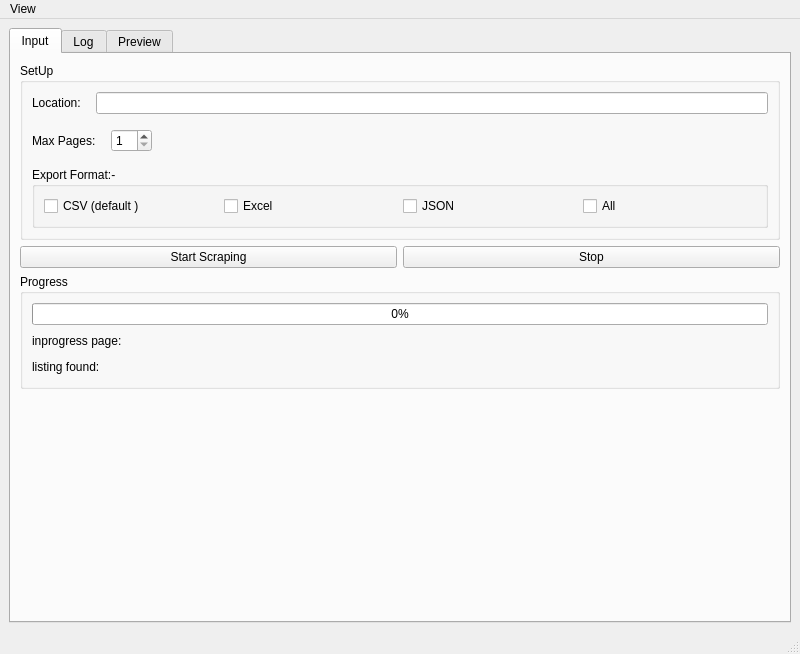
<?xml version="1.0" encoding="UTF-8"?>
<ui version="4.0">
 <class>MainWindow</class>
 <widget class="QMainWindow" name="MainWindow">
  <property name="geometry">
   <rect>
    <x>0</x>
    <y>0</y>
    <width>800</width>
    <height>654</height>
   </rect>
  </property>
  <property name="windowTitle">
   <string>MainWindow</string>
  </property>
  <property name="styleSheet">
   <string notr="true"/>
  </property>
  <widget class="QWidget" name="centralwidget">
   <layout class="QGridLayout" name="gridLayout">
    <item row="0" column="0">
     <widget class="QTabWidget" name="tapwidget">
      <property name="tabPosition">
       <enum>QTabWidget::TabPosition::North</enum>
      </property>
      <property name="currentIndex">
       <number>0</number>
      </property>
      <property name="elideMode">
       <enum>Qt::TextElideMode::ElideNone</enum>
      </property>
      <property name="documentMode">
       <bool>false</bool>
      </property>
      <property name="tabsClosable">
       <bool>false</bool>
      </property>
      <property name="movable">
       <bool>false</bool>
      </property>
      <property name="tabBarAutoHide">
       <bool>false</bool>
      </property>
      <widget class="QWidget" name="input">
       <attribute name="title">
        <string>Input</string>
       </attribute>
       <layout class="QVBoxLayout" name="verticalLayout_2">
        <item>
         <widget class="QGroupBox" name="setup_group">
          <property name="sizePolicy">
           <sizepolicy hsizetype="Preferred" vsizetype="Fixed">
            <horstretch>0</horstretch>
            <verstretch>0</verstretch>
           </sizepolicy>
          </property>
          <property name="font">
           <font>
            <bold>false</bold>
           </font>
          </property>
          <property name="title">
           <string>SetUp</string>
          </property>
          <property name="flat">
           <bool>false</bool>
          </property>
          <property name="checkable">
           <bool>false</bool>
          </property>
          <layout class="QVBoxLayout" name="verticalLayout">
           <property name="spacing">
            <number>15</number>
           </property>
           <item>
            <layout class="QHBoxLayout" name="horizontalLayout_3">
             <item>
              <widget class="QLabel" name="label_3">
               <property name="text">
                <string>Location:</string>
               </property>
              </widget>
             </item>
             <item>
              <widget class="QLineEdit" name="location_input">
               <property name="placeholderText">
                <string/>
               </property>
              </widget>
             </item>
            </layout>
           </item>
           <item>
            <layout class="QHBoxLayout" name="horizontalLayout_2">
             <item>
              <widget class="QLabel" name="label_2">
               <property name="text">
                <string>Max Pages:</string>
               </property>
              </widget>
             </item>
             <item>
              <widget class="QSpinBox" name="max_pages">
               <property name="minimum">
                <number>1</number>
               </property>
               <property name="stepType">
                <enum>QAbstractSpinBox::StepType::DefaultStepType</enum>
               </property>
              </widget>
             </item>
             <item>
              <spacer name="horizontalSpacer">
               <property name="orientation">
                <enum>Qt::Orientation::Horizontal</enum>
               </property>
               <property name="sizeHint" stdset="0">
                <size>
                 <width>40</width>
                 <height>20</height>
                </size>
               </property>
              </spacer>
             </item>
            </layout>
           </item>
           <item>
            <widget class="QGroupBox" name="export_group">
             <property name="title">
              <string>Export Format:-</string>
             </property>
             <layout class="QHBoxLayout" name="horizontalLayout">
              <item>
               <widget class="QCheckBox" name="csv_checkBox">
                <property name="text">
                 <string>CSV (default )</string>
                </property>
               </widget>
              </item>
              <item>
               <widget class="QCheckBox" name="Excel_checkBox">
                <property name="text">
                 <string>Excel</string>
                </property>
               </widget>
              </item>
              <item>
               <widget class="QCheckBox" name="json_checkBox">
                <property name="text">
                 <string>JSON</string>
                </property>
               </widget>
              </item>
              <item>
               <widget class="QCheckBox" name="all_checkbox">
                <property name="text">
                 <string>All</string>
                </property>
               </widget>
              </item>
             </layout>
            </widget>
           </item>
          </layout>
         </widget>
        </item>
        <item>
         <layout class="QHBoxLayout" name="horizontalLayout_6">
          <item>
           <widget class="QPushButton" name="start_button">
            <property name="sizePolicy">
             <sizepolicy hsizetype="Minimum" vsizetype="Fixed">
              <horstretch>0</horstretch>
              <verstretch>0</verstretch>
             </sizepolicy>
            </property>
            <property name="text">
             <string>Start Scraping</string>
            </property>
           </widget>
          </item>
          <item>
           <widget class="QPushButton" name="stop_button">
            <property name="text">
             <string>Stop</string>
            </property>
           </widget>
          </item>
         </layout>
        </item>
        <item>
         <widget class="QGroupBox" name="progress_group">
          <property name="sizePolicy">
           <sizepolicy hsizetype="Preferred" vsizetype="Fixed">
            <horstretch>0</horstretch>
            <verstretch>0</verstretch>
           </sizepolicy>
          </property>
          <property name="title">
           <string>Progress</string>
          </property>
          <layout class="QVBoxLayout" name="verticalLayout_3">
           <item>
            <widget class="QProgressBar" name="progressBar">
             <property name="value">
              <number>0</number>
             </property>
             <property name="textVisible">
              <bool>true</bool>
             </property>
             <property name="orientation">
              <enum>Qt::Orientation::Horizontal</enum>
             </property>
             <property name="invertedAppearance">
              <bool>false</bool>
             </property>
            </widget>
           </item>
           <item>
            <layout class="QHBoxLayout" name="horizontalLayout_4">
             <item>
              <widget class="QLabel" name="label_4">
               <property name="text">
                <string>inprogress page:</string>
               </property>
              </widget>
             </item>
             <item>
              <widget class="QLabel" name="progress_page_label">
               <property name="text">
                <string/>
               </property>
              </widget>
             </item>
             <item>
              <spacer name="horizontalSpacer_3">
               <property name="orientation">
                <enum>Qt::Orientation::Horizontal</enum>
               </property>
               <property name="sizeHint" stdset="0">
                <size>
                 <width>40</width>
                 <height>20</height>
                </size>
               </property>
              </spacer>
             </item>
            </layout>
           </item>
           <item>
            <layout class="QHBoxLayout" name="horizontalLayout_5">
             <item>
              <widget class="QLabel" name="label_5">
               <property name="text">
                <string>listing found:</string>
               </property>
              </widget>
             </item>
             <item>
              <widget class="QLabel" name="listing_found">
               <property name="text">
                <string/>
               </property>
              </widget>
             </item>
             <item>
              <spacer name="horizontalSpacer_2">
               <property name="orientation">
                <enum>Qt::Orientation::Horizontal</enum>
               </property>
               <property name="sizeHint" stdset="0">
                <size>
                 <width>40</width>
                 <height>20</height>
                </size>
               </property>
              </spacer>
             </item>
            </layout>
           </item>
          </layout>
         </widget>
        </item>
        <item>
         <spacer name="verticalSpacer">
          <property name="orientation">
           <enum>Qt::Orientation::Vertical</enum>
          </property>
          <property name="sizeHint" stdset="0">
           <size>
            <width>20</width>
            <height>40</height>
           </size>
          </property>
         </spacer>
        </item>
       </layout>
      </widget>
      <widget class="QWidget" name="log">
       <attribute name="title">
        <string>Log</string>
       </attribute>
       <layout class="QGridLayout" name="gridLayout_2">
        <item row="0" column="0">
         <widget class="QTextEdit" name="log_text">
          <property name="html">
           <string>&lt;!DOCTYPE HTML PUBLIC &quot;-//W3C//DTD HTML 4.0//EN&quot; &quot;http://www.w3.org/TR/REC-html40/strict.dtd&quot;&gt;
&lt;html&gt;&lt;head&gt;&lt;meta name=&quot;qrichtext&quot; content=&quot;1&quot; /&gt;&lt;meta charset=&quot;utf-8&quot; /&gt;&lt;style type=&quot;text/css&quot;&gt;
p, li { white-space: pre-wrap; }
hr { height: 1px; border-width: 0; }
li.unchecked::marker { content: &quot;\2610&quot;; }
li.checked::marker { content: &quot;\2612&quot;; }
&lt;/style&gt;&lt;/head&gt;&lt;body style=&quot; font-family:'Segoe UI'; font-size:9pt; font-weight:400; font-style:normal;&quot;&gt;
&lt;p style=&quot;-qt-paragraph-type:empty; margin-top:0px; margin-bottom:0px; margin-left:0px; margin-right:0px; -qt-block-indent:0; text-indent:0px;&quot;&gt;&lt;br /&gt;&lt;/p&gt;&lt;/body&gt;&lt;/html&gt;</string>
          </property>
         </widget>
        </item>
       </layout>
      </widget>
      <widget class="QWidget" name="preview">
       <attribute name="title">
        <string>Preview</string>
       </attribute>
       <layout class="QGridLayout" name="gridLayout_3">
        <item row="0" column="0">
         <widget class="QTableWidget" name="preview_table">
          <column>
           <property name="text">
            <string>Adress</string>
           </property>
          </column>
          <column>
           <property name="text">
            <string>Building Name</string>
           </property>
          </column>
          <column>
           <property name="text">
            <string>Status</string>
           </property>
          </column>
          <column>
           <property name="text">
            <string>AvailabilityCount</string>
           </property>
          </column>
          <column>
           <property name="text">
            <string>Unites</string>
           </property>
          </column>
          <column>
           <property name="text">
            <string>Zipcode</string>
           </property>
          </column>
          <column>
           <property name="text">
            <string>Detail_url</string>
           </property>
          </column>
          <column>
           <property name="text">
            <string>Features</string>
           </property>
          </column>
         </widget>
        </item>
       </layout>
      </widget>
     </widget>
    </item>
   </layout>
  </widget>
  <widget class="QMenuBar" name="menubar">
   <property name="geometry">
    <rect>
     <x>0</x>
     <y>0</y>
     <width>800</width>
     <height>22</height>
    </rect>
   </property>
   <widget class="QMenu" name="menuSettings">
    <property name="title">
     <string>View</string>
    </property>
    <addaction name="dark_mode"/>
   </widget>
   <addaction name="menuSettings"/>
  </widget>
  <widget class="QStatusBar" name="statusbar"/>
  <action name="actionLight_Mode">
   <property name="text">
    <string>Light Mode</string>
   </property>
  </action>
  <action name="actionLight_Mode_2">
   <property name="text">
    <string>Light Mode</string>
   </property>
  </action>
  <action name="actionDark_Mode">
   <property name="text">
    <string>Dark Mode</string>
   </property>
  </action>
  <action name="light_mode">
   <property name="checkable">
    <bool>true</bool>
   </property>
   <property name="text">
    <string>Light Mode</string>
   </property>
  </action>
  <action name="dark_mode">
   <property name="checkable">
    <bool>true</bool>
   </property>
   <property name="text">
    <string>Dark Mode</string>
   </property>
  </action>
 </widget>
 <resources>
  <include location="resources.qrc"/>
 </resources>
 <connections>
  <connection>
   <sender>all_checkbox</sender>
   <signal>toggled(bool)</signal>
   <receiver>json_checkBox</receiver>
   <slot>setChecked(bool)</slot>
   <hints>
    <hint type="sourcelabel">
     <x>705</x>
     <y>280</y>
    </hint>
    <hint type="destinationlabel">
     <x>384</x>
     <y>283</y>
    </hint>
   </hints>
  </connection>
  <connection>
   <sender>all_checkbox</sender>
   <signal>toggled(bool)</signal>
   <receiver>Excel_checkBox</receiver>
   <slot>setChecked(bool)</slot>
   <hints>
    <hint type="sourcelabel">
     <x>709</x>
     <y>279</y>
    </hint>
    <hint type="destinationlabel">
     <x>199</x>
     <y>283</y>
    </hint>
   </hints>
  </connection>
  <connection>
   <sender>all_checkbox</sender>
   <signal>toggled(bool)</signal>
   <receiver>csv_checkBox</receiver>
   <slot>setChecked(bool)</slot>
   <hints>
    <hint type="sourcelabel">
     <x>711</x>
     <y>282</y>
    </hint>
    <hint type="destinationlabel">
     <x>86</x>
     <y>289</y>
    </hint>
   </hints>
  </connection>
 </connections>
</ui>
